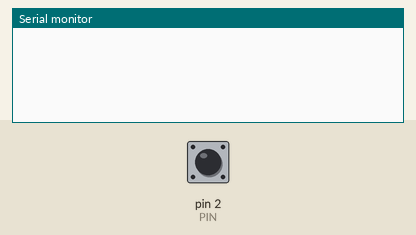
This sketch was run on a simulated Arduino Uno, built with avr-gcc and run on an emulated ATmega328P. On the bench: the last lines printed to the serial monitor. Inputs (shaded band) come from the test bench; at power-on: pin 2 (PIN) LOW.

Above: at 1.2 s.
1.3 s: pin 2 (PIN) pulsed HIGH 2 times (0.12 s each, 0.3 s apart)
At 2.5 s:
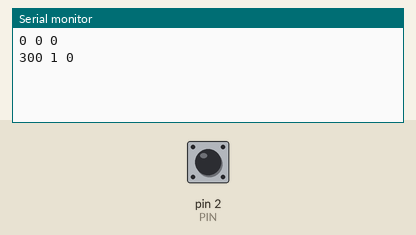
3.4 s: pin 2 (PIN) driven HIGH
At 4.2 s:
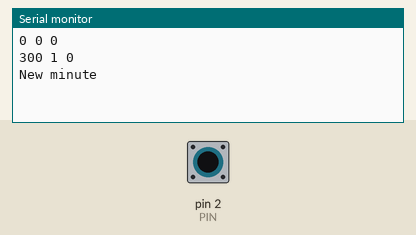
4.9 s: pin 2 (PIN) driven LOW
At 5.4 s:
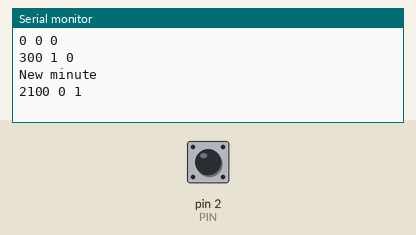

Measured:
- after the input at 1.3 s, the serial monitor: prints a new line after 0.12 s (image 1)
- after the input at 3.4 s, the serial monitor: prints a new line at once (image 2)
- after the input at 4.9 s, the serial monitor: prints a new line at once (image 3)

The sketch:

dcf77.ino
```cpp
const int PIN = 2;

bool val = false;
bool high = false;

unsigned long first = 0;
unsigned long start = 0;
unsigned long previous_start = 0;
unsigned long duration = 0;

bool data_bit = false;
int index = 0;

// 59 bits normally, one more during leap seconds
const int n_bits = 60;
bool data[n_bits];


void reset() {
    for (int i=0; i < n_bits; i++) {
        data[i] = false;
    }
    index = 0;
}

void setup() {
    Serial.begin(9600);
    reset();
}

void sendData() {
    Serial.print("data:");
    for (int i=n_bits - 1; i >= 0; i--) {
        Serial.print(data[i]);
    }
    Serial.println();
}

void loop() {
    val = digitalRead(PIN);

    // new pulse starts
    if (!high && val) {
        high = true;

        previous_start = start;
        start = millis();

        if (first == 0) {
            first = start;
        }

        if (previous_start != 0 && (start - previous_start) > 1500) {
            Serial.println("New minute");
            // we got all data
            if (index >= 59) {
                sendData();
            }
            reset();
        }
    } else if (high && !val) {
        high = false;
        duration = millis() - start;
        // 100 ms for 0, 200 ms for 1;
        data_bit = duration > 150;
        data[index] = data_bit;

        Serial.print(start - first);
        Serial.print(" ");
        Serial.print(index);
        Serial.print(" ");
        Serial.println(data_bit);

        index++;
    }
}
```
